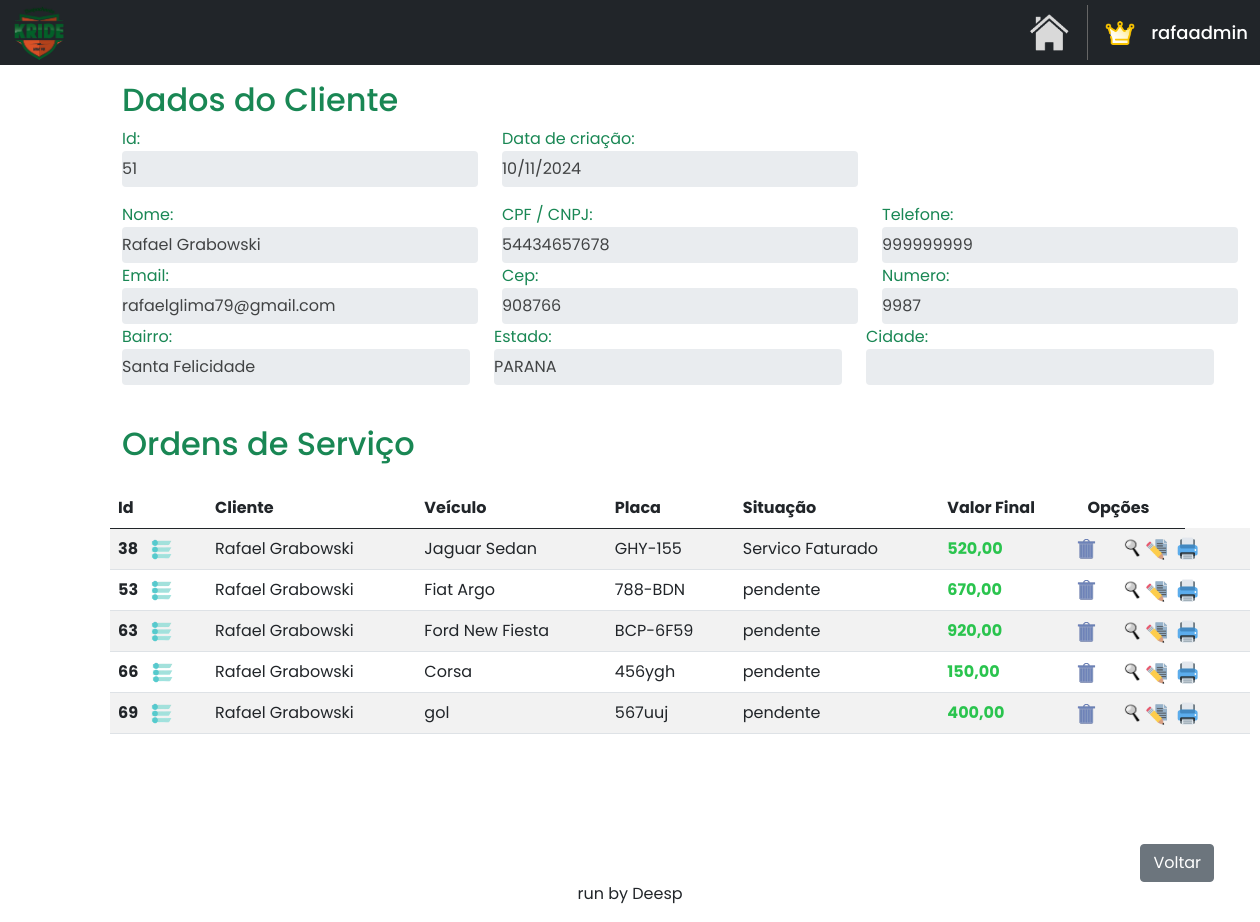
/home/consultar_cliente/51/ (signed in), run on an earlier commit of the app's database.
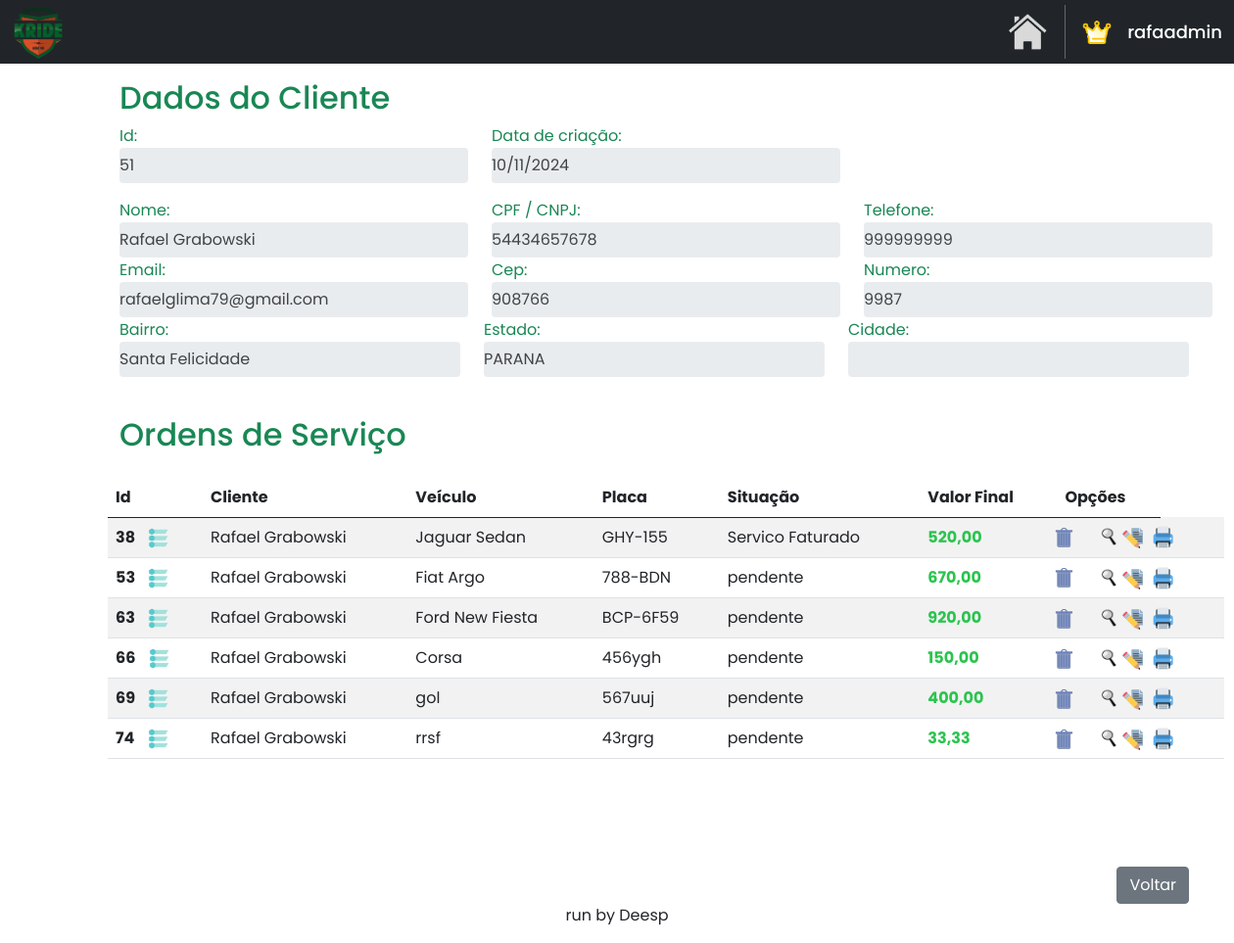
And on a later commit of the database.
### clientes/models.py (models this page shows)
class Cliente(models.Model):
    name = models.CharField(max_length=40)
    cpf_cnpj = models.CharField(max_length=25)
    telefone = models.CharField(max_length=25)
    cep = models.CharField(max_length=50, default='')
    bairro = models.CharField(max_length=30, default='')
    estado = models.CharField(max_length=30, default='')
    cidade = models.CharField(max_length=25, default='')
    numero = models.CharField(max_length=10, default='')
    email = models.EmailField(max_length=100, null=True, blank=True)
    data_criacao = models.DateTimeField(auto_now_add=True)

### OS/models.py (models this page shows)
class OrdemServico(models.Model):
    renavam = models.CharField(max_length=80)
    placa = models.CharField(max_length=15)
    cliente_id = models.ForeignKey(Cliente, on_delete=models.CASCADE)
    nome_cliente = models.CharField(max_length=40)
    chassi = models.CharField(max_length=30, default='')
    cor = models.CharField(max_length=20, default='')
    combustivel = models.CharField(max_length=15, default='')
    modelo = models.CharField(max_length=50, default='')
    valor_veiculo = models.CharField(max_length=15, default='')
    ano_modelo = models.CharField(max_length=10, default='')
    pendencias = models.CharField(max_length=60, default='')
    data_entrega = models.DateField(null=True, blank=True)
    data_aq = models.DateField(null=True, blank=True)
    data_servico = models.DateField(default=datetime.date.today)
    desconto = models.CharField(max_length=30, default='')
    valor_f = models.CharField(max_length=30, default='')
    observacoes = models.TextField(blank=True, null=True)
    status = models.CharField(max_length=20, default='')
    cpf_vendedor = models.CharField(max_length=20, default='')
    concessionaria = models.CharField(max_length=60, default='')
    tipo_veiculo = models.CharField(max_length=15, default='')

### clientes/views.py (the view)
# urls.py: path('consultar_cliente/<str:id>/', clienteviews.consultar_cliente, name='consultar_cliente'),
@login_required
def consultar_cliente(request, id):
    cliente = get_object_or_404(Cliente, pk=id)
    ordem_servico = OrdemServico.objects.filter(cliente_id=id)
    return render(
        request,
        'consulta.html',
        {'cliente': cliente,
         'ordem_servicos': ordem_servico}
    )

### clientes/templates/consulta.html (shortened to what this page needs)
{% extends "base.html" %}
{% load static %}
{% block content %}
<!DOCTYPE html>
<html lang="en">
<head>
    <link href="https://cdn.jsdelivr.net/npm/bootstrap@5.0.2/dist/css/bootstrap.min.css" rel="stylesheet">
</head>
<body>
    <div class="container mt-3 custom-container">
        <div class="d-flex justify-content-start align-items-center">
            <h2 class="me-auto text-success">Dados do Cliente</h2>
        </div>
    </div>
    <div class="container custom-container">
        <div class="row">
            <div class="col-md-4 form-group">
                <label class="text-success">Id:</label>
                <input type="text" class="form-control readonly-input" value="{{ cliente.id }}" readonly>
            </div>
            <div class="col-md-4 form-group">
                <label class="text-success">Data de criação:</label>
                <input type="text" class="form-control readonly-input" value="{{ cliente.data_criacao|date:'d/m/Y' }}" readonly>
            </div>
        </div>
        <div class="row">
            <div class="col-md-4 form-group">
                <label class="text-success">Nome:</label>
                <input type="text" class="form-control readonly-input" value="{{ cliente.name }}" readonly>
            </div>
            <div class="col-md-4 form-group">
                <label class="text-success">CPF / CNPJ:</label>
                <input type="text" class="form-control readonly-input" value="{{ cliente.cpf_cnpj }}" readonly>
            </div>
            <div class="col-md-4 form-group">
                <label class="text-success">Telefone:</label>
                <input type="text" class="form-control readonly-input" value="{{ cliente.telefone }}" readonly>
            </div>
        </div>
        <div class="row" style="margin-top: -15px;">
            <div class="col-md-4 form-group">
                <label class="text-success">Email:</label>
                <input type="text" class="form-control readonly-input" value="{{ cliente.email }}" readonly>
            </div>
            <div class="col-md-4 form-group">
                <label class="text-success">Cep:</label>
                <input type="text" class="form-control readonly-input" value="{{ cliente.cep }}" readonly>
            </div>
            <div class="col-md-4 form-group">
                <label class="text-success">Numero:</label>
                <input type="number" class="form-control readonly-input" value="{{ cliente.numero }}" readonly>
            </div>
        <div class="row" style="margin-top: -15px;">
            <div class="col-md-4 form-group">
                <label class="text-success">Bairro:</label>
                <input type="text" class="form-control readonly-input" value="{{ cliente.bairro }}" readonly>
            </div>
            <div class="col-md-4 form-group">
                <label class="text-success">Estado:</label>
                <input type="text" class="form-control readonly-input" value="{{ cliente.estado }}" readonly>
            </div>
            <div class="col-md-4 form-group">
                <label class="text-success">Cidade:</label>
                <input type="number" class="form-control readonly-input" value="{{ cliente.cidade }}" readonly>
            </div>
        </div>
        <div class="d-flex justify-content-start align-items-center mt-4">
            <h2 class="me-auto text-success">Ordens de Serviço</h2>
        </div>
        <table class="table table-striped mt-3">
            <thead>
                <tr>
                    <th scope="col">Id</th>
                    <th scope="col">Cliente</th>
                    <th scope="col">Veículo</th>
                    <th scope="col">Placa</th>
                    <th scope="col">Situação</th>
                    <th scope="col">Valor Final</th>
                    <th scope="col">Opções</th>
                </tr>
            </thead>
            <tbody  id="tbodyOrdens">
                {% for ordem_servico in ordem_servicos %}
                    <tr>
                        <th>
                            {{ordem_servico.id}}
                            <a href="#" class="openOptions">
                                <img src="{% static 'images/status.png' %}" style="width: 23px; height: 21px; margin-left: 9px;" alt="status" title="ALTERAR STATUS">
                            </a>
                        </th>
                        <td>{{ordem_servico.nome_cliente}}</td>
                        <td>{{ordem_servico.modelo}}</td>
                        <td>{{ordem_servico.placa}}</td>
                        <td>{{ordem_servico.status}}</td>
                        <td style="color: #2ac44e; font-weight: bold;">{{ordem_servico.valor_f}}</td>
                        <td>
                            <a href="#" class="delete-button" data-toggle="modal" data-target="#confirmDeleteModal" data-url="{% url 'excluir_os' ordem_servico.id %}" title="EXCLUIR" style="height: 20px; margin-left: -12px;">
                                <img src="{% static 'images/excluir.png' %}" style="width: 24px; height: 22px;">
                            </a>
                        </td>
                        <td>
                            <a href="{% url 'consultar_os' ordem_servico.id %}"  title="CONSULTAR" style="height: 20px; margin-left: -71px;">
                                <img src="{% static 'images/consultar.png' %}" style="width: 22px; height: 23px;">
                            </a>
                        </td>
                        <td>
                            <a href="{% url 'editar_os' ordem_servico.id %}"  title="EDITAR" style="height: 20px; margin-left: -70px;">
                                <img src="{% static 'images/editaros.png' %}" style="width: 22px; height: 23px;">
                            </a>
                        </td>
                        <td>
                            <a href="{% url 'imprimir_os' ordem_servico.id %}"  title="IMPRIMIR" style="height: 20px; margin-left: -60px;">
                                <img src="{% static 'images/imprimiros.png' %}" style="width: 22px; height: 23px;">
                            </a>
                        </td>
                    </tr>
                {% endfor %}
            </tbody>
        </table>
        <div class="d-flex justify-content-end align-items-center" style="margin-top: 70px;">
            <a href="{% url 'clientes' %}" class="btn btn-secondary me-4 mt-4">Voltar</a>
        </div>
    </div>
    </div>
</body>
</html>
{% endblock %}

### base/base.html (shortened to what this page needs)
{% load static %}
<!DOCTYPE html>
<html lang="en">
<head>
</head>
<body>
    <nav class="navbar navbar-expand bg-dark" style="height: 65px;">
        <div class="container-fluid">
            <a href="#">
                <img src="{% static 'images/logo1.png' %}" style="width: 55px;">
            </a>
        </div>
        <a href="{% url 'home' %}" style="text-decoration: none;">
            <img src="{% static 'images/home.png' %}" title="VOLTAR PARA A HOME" style="width: 40px; margin-right: 18px;">
        </a>
        <div class="container user-div" id="profile" style="width: 200px; cursor: pointer;">
            {% if user.is_superuser %}
                <img src="{% static 'images/master.png' %}" title="MASTER USER" style="width: 30px; margin-right: 0px;">
            {% else %}
                <img src="{% static 'images/user_profile.png' %}" title="USUÁRIO" style="width: 26px; margin-right: 0px;">
            {% endif %}
            {% if user.is_authenticated %}
                <h5 class="text-white mt-2" style="font-size: large;">{{ user.username }}</h5>
            {% endif %}
        </div>
    </nav>
    {% block content %}{% endblock %}
    <div class="text-center">
        <p>run by Deesp</p>
    </div>
</body>
</html>

### clientes/templates/consulta.html (style rules this page uses)
body { font-family: 'Poppins', sans-serif; }
.form-group { margin-bottom: 1rem; }
.readonly-input { background-color: #e3e7e9; border: none; box-shadow: none; color: #414344; padding-left: 0; }
.custom-container { margin-left: 110px; margin-right: 100px; }

What changed in the data, as far as the page shows it:
added OrdemServico: id "74", nome_cliente "Rafael Grabowski", modelo "rrsf", placa "43rgrg", status "pendente", valor_f "33,33"
